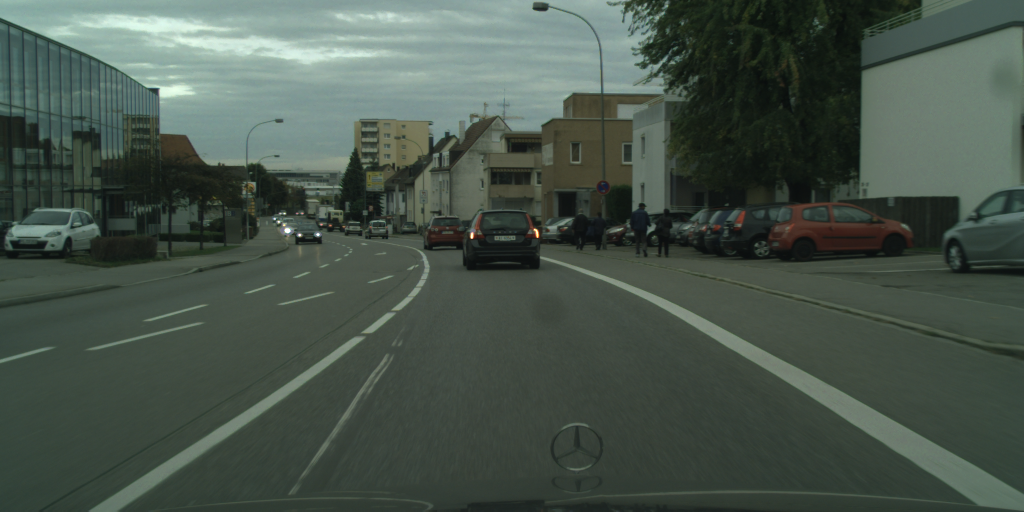
#> input picture lindau_000005_000019_leftImg8bit.png, 2048 x 1024 px, given in place of input_video.mp4, which was not available (shown at 1/2 size)
$ python detector.py   (older library calls are emulated)
#> lines starting #> are read from the running program, lines starting #| are printed output that depends on the picture; pictures that were not available may be replaced by others from this repository, and a replacement may not be noted
#> in load_and_process_data, frame is the input picture: shape (1024, 2048, 3); mean B, G, R 74.8, 84.3, 71.6
import numpy as np
import cv2
from skimage.feature import local_binary_pattern
from sklearn.ensemble import GradientBoostingClassifier
from sklearn.model_selection import train_test_split
from sklearn.metrics import accuracy_score
from sklearn.decomposition import PCA


def compute_hog(image, cell_size=8, block_size=2, nbins=9):
    hog = cv2.HOGDescriptor((image.shape[1], image.shape[0]), (block_size*cell_size, block_size*cell_size),
                            (cell_size, cell_size), (cell_size, cell_size), nbins)
    return hog.compute(image)


def compute_optical_flow(prev_frame, curr_frame):
    flow = cv2.calcOpticalFlowFarneback(prev_frame, curr_frame, None, 0.5, 3, 15, 3, 5, 1.2, 0)
    mag, ang = cv2.cartToPolar(flow[..., 0], flow[..., 1])
    return mag, ang

def compute_lbp(image, radius=1, n_points=8):
    gray_image = cv2.cvtColor(image, cv2.COLOR_BGR2GRAY)
    lbp = local_binary_pattern(gray_image, n_points * radius, radius, method="uniform")
    return lbp

def extract_acf_features(image, prev_image=None):
    features = []


    luv_image = cv2.cvtColor(image, cv2.COLOR_BGR2LUV)
#> luv_image: shape (1024, 2048, 3); mean of channels 0, 1, 2 85.8, 92.1, 141.6
    L, U, V = cv2.split(luv_image)
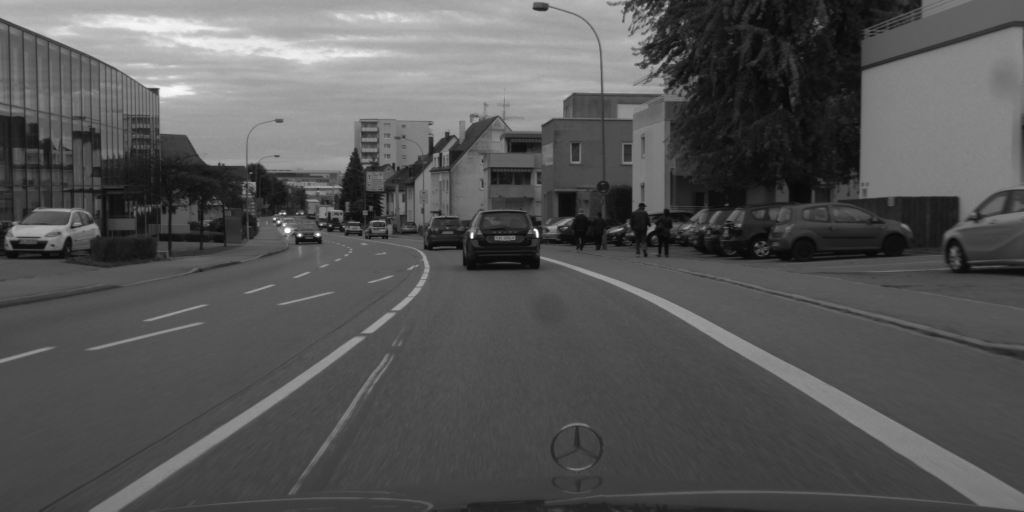
#> L: shape (1024, 2048) (shown at 1/2 size); min 8, max 255, mean 85.8
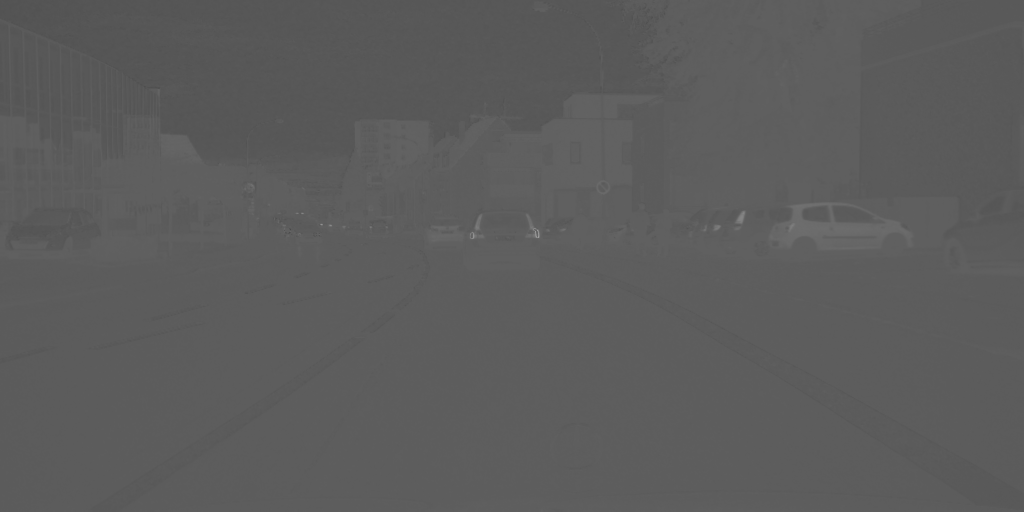
#> U: shape (1024, 2048) (shown at 1/2 size); min 54, max 197, mean 92.1
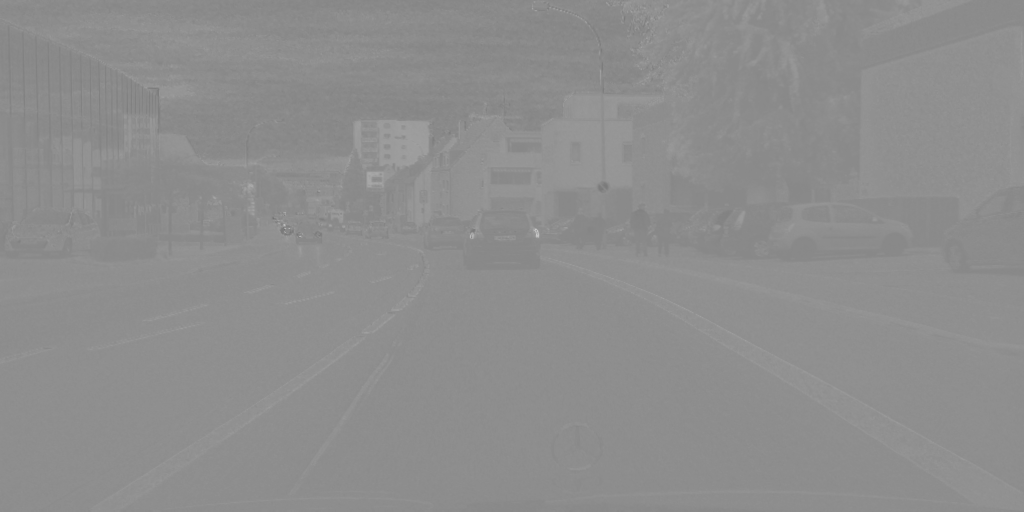
#> V: shape (1024, 2048) (shown at 1/2 size); min 89, max 215, mean 141.6
    features.extend([L.flatten(), U.flatten(), V.flatten()])


    gray_image = cv2.cvtColor(image, cv2.COLOR_BGR2GRAY)
    hog_features = compute_hog(gray_image)
    features.append(hog_features.flatten())


    grad_x = cv2.Sobel(gray_image, cv2.CV_64F, 1, 0, ksize=5)
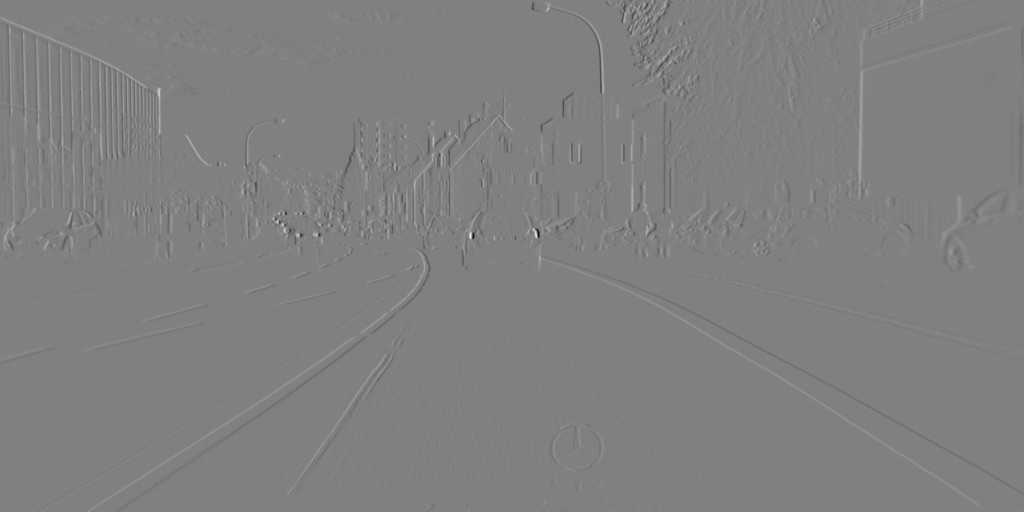
#> grad_x: shape (1024, 2048) float64 (shown at 1/2 size); min -7922, max 7802, mean 0.2; drawn with min black and max white
    grad_y = cv2.Sobel(gray_image, cv2.CV_64F, 0, 1, ksize=5)
    grad_magnitude = cv2.magnitude(grad_x, grad_y)
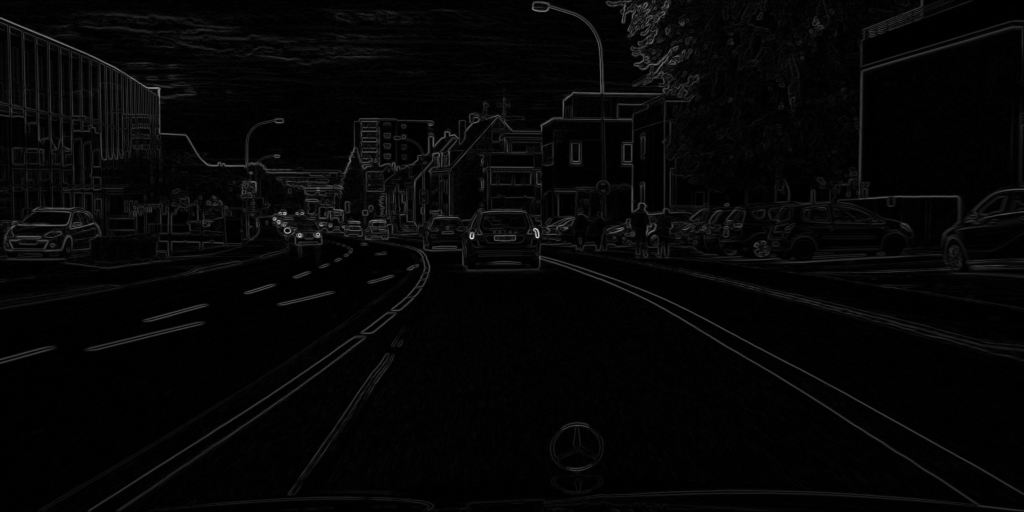
#> grad_magnitude: shape (1024, 2048) float64 (shown at 1/2 size); min 0, max 9708.5, mean 235.3; drawn with min black and max white
    features.append(grad_magnitude.flatten())

    lbp_features = compute_lbp(image)
#> in compute_lbp, `lbp = local_binary_pattern(gray_image, n_points * radius, radius, meth..`:
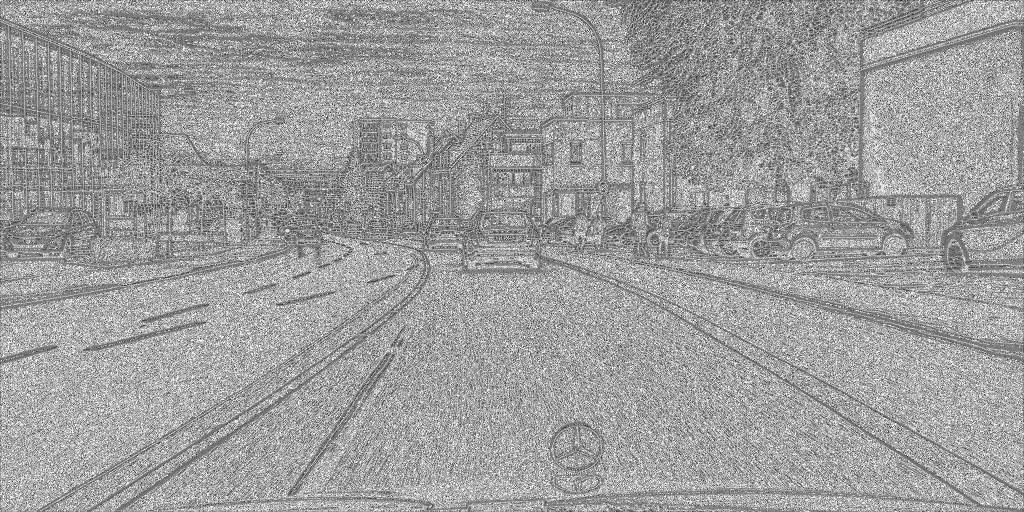
#> lbp: shape (1024, 2048) float64 (shown at 1/2 size); min 0, max 9, mean 5.55; drawn with min black and max white
    features.append(lbp_features.flatten())


    if prev_image is not None:
        prev_gray = cv2.cvtColor(prev_image, cv2.COLOR_BGR2GRAY)
        curr_gray = cv2.cvtColor(image, cv2.COLOR_BGR2GRAY)
        mag, ang = compute_optical_flow(prev_gray, curr_gray)
        features.extend([mag.flatten(), ang.flatten()])


    return np.concatenate(features)

def feature_selection_with_pca(features, n_components=50):
    pca = PCA(n_components=n_components)
    reduced_features = pca.fit_transform(features)
    return reduced_features


def load_and_process_data(video_file, labels):
    capture = cv2.VideoCapture(video_file)
    prev_frame = None
    X = []
    y = []


    while capture.isOpened():
        ret, frame = capture.read()
        if not ret:
            break

        features = extract_acf_features(frame, prev_frame)
        X.append(features)

#> (the run stopped early here; a loop or call above may not have finished)

$ run again, on 1.png
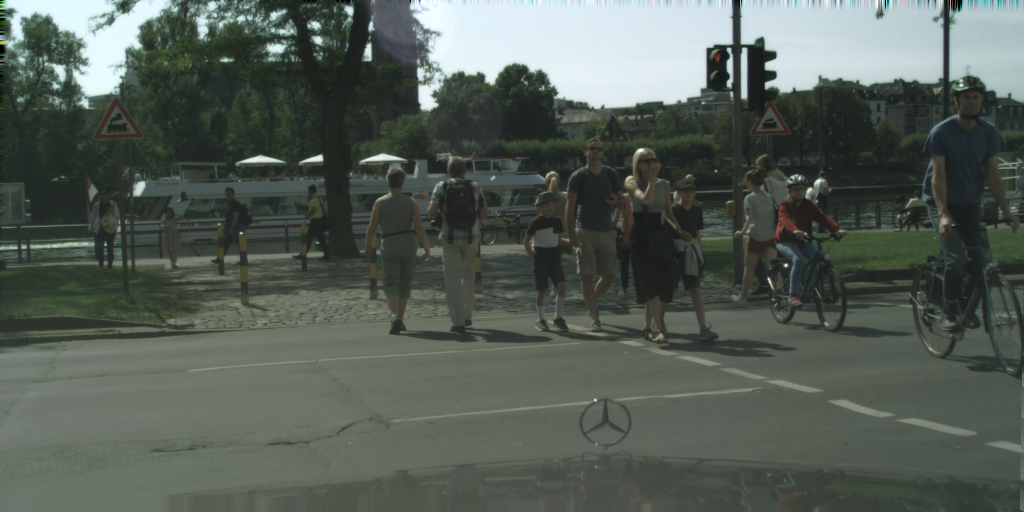
#> input picture 1.png, 2048 x 1024 px, given in place of input_video.mp4, which was not available (shown at 1/2 size)
#> in load_and_process_data, frame is the input picture: shape (1024, 2048, 3); mean B, G, R 85.7, 93.4, 84.5
#> luv_image: shape (1024, 2048, 3); mean of channels 0, 1, 2 95.7, 93.4, 140.7
#> in extract_acf_features, `grad_magnitude = cv2.magnitude(grad_x, grad_y)`:
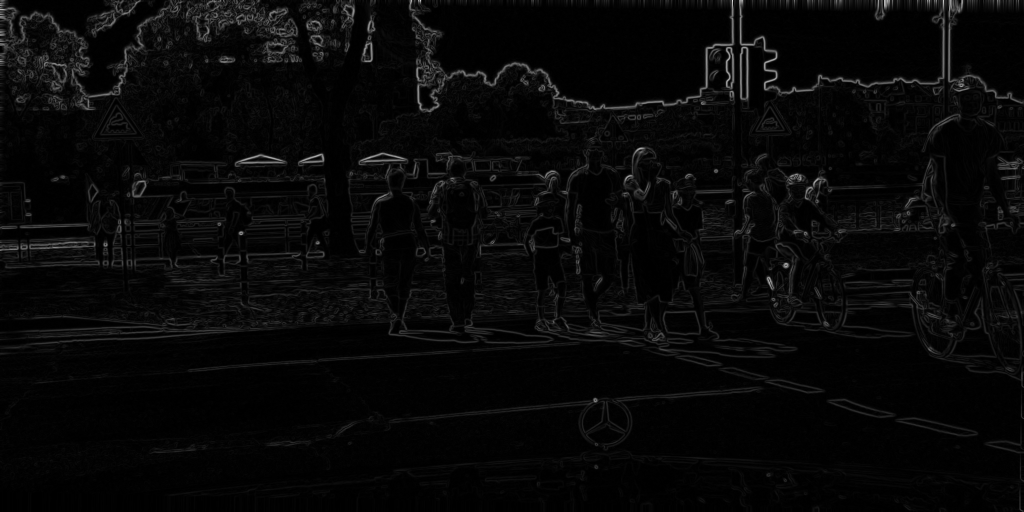
#> grad_magnitude: shape (1024, 2048) float64 (shown at 1/2 size); min 0, max 9620, mean 316.5; drawn with min black and max white
#> in compute_lbp, `lbp = local_binary_pattern(gray_image, n_points * radius, radius, meth..`:
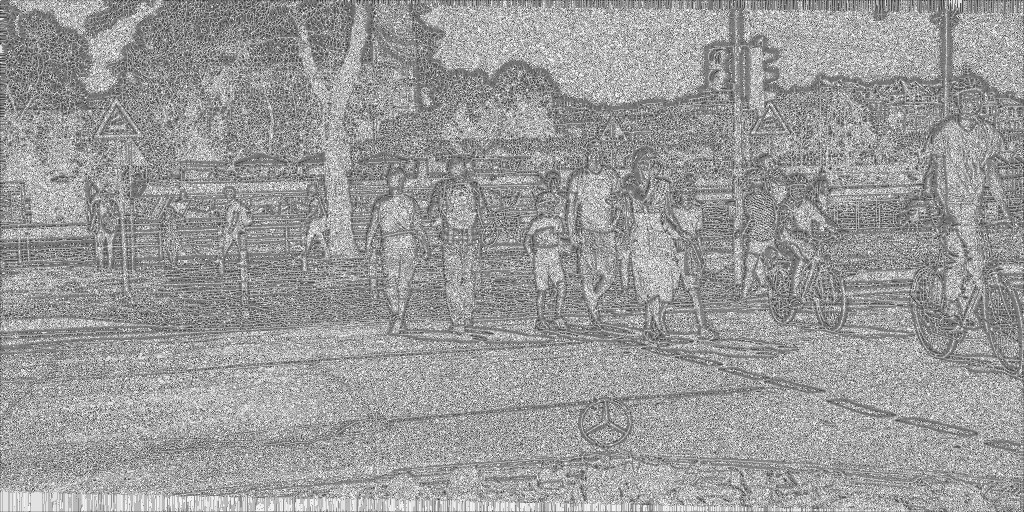
#> lbp: shape (1024, 2048) float64 (shown at 1/2 size); min 0, max 9, mean 5.44; drawn with min black and max white
